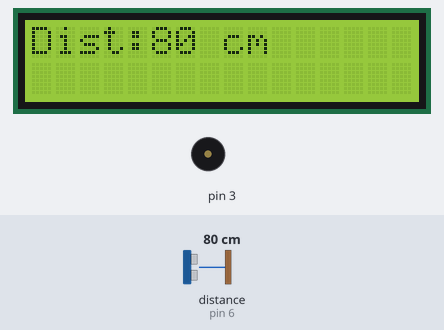
This sketch was run on a simulated Arduino Uno, built with avr-gcc and run on an emulated ATmega328P. Parts: 16×2 character LCD, buzzer (waves = sounding). The test bench sets the inputs (shaded band); at power-on: distance to the obstacle (sensor on pin 6) 80 cm. The echo pulse lasts 58.3 µs per cm.

Above: at 2.2 s.
2.3 s: distance to the obstacle (sensor on pin 6) set to 11 cm
At 3.5 s:
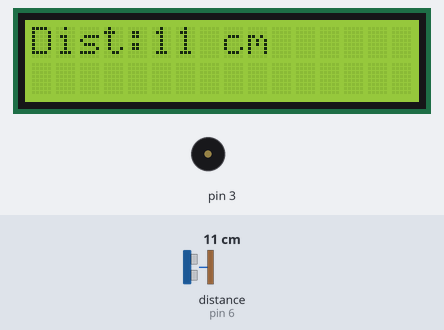
3.8 s: distance to the obstacle (sensor on pin 6) set to 8 cm
At 4.4 s:
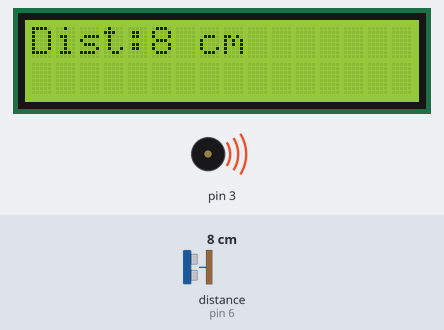
5.4 s: distance to the obstacle (sensor on pin 6) set to 2 cm
At 6.0 s:
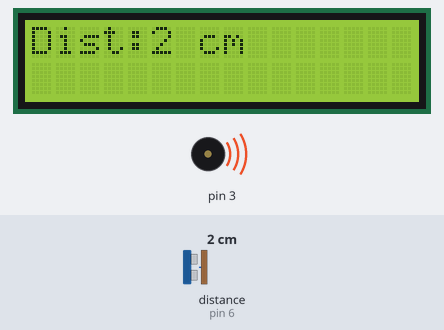
Timing chart, 0 to 8.4 s (numbered marks = the images above; inputs shaded):
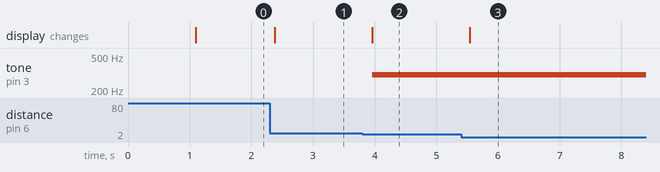

The sketch:

99_MedidorDistancia_US_LCD_Buzzer.ino
```cpp
#include <HCSR04.h>
#include <Wire.h>
#include <LiquidCrystal_I2C.h>

HCSR04 hcsr(5, 6); //Inicializamos la clase HCSR04(trig pin , echo pin)
LiquidCrystal_I2C lcd(0x27,16,2);  // Se ajusta un display de 16x2 con direccion 0x27

void setup() {
  pinMode(3, OUTPUT);
  Serial.begin(9600);
  lcd.init();
  lcd.backlight();
  lcd.setCursor(0, 0);
  lcd.print("Iniciando...");
  delay(1000);
  lcd.clear();
}

void loop() {
  int distancia = hcsr.dist(); //Devuelve la distancia en cm
  lcd.setCursor(0, 0);
  lcd.print("Dist:");
  lcd.setCursor(5, 0);
  lcd.print(distancia);
  lcd.print(" cm     ");
  if(distancia < 10){ //Emitimos un sonido de aviso
    tone(3, 300); //Tono de 300 Hz en el pin 3
  }
  else{
    noTone(3);
  }
  delay(300);
}
```

Measured:
- the behaviour switches between 10 and 9 cm on distance to the obstacle (sensor on pin 6) (found by bisection; images 1 and 2)
- after the input at 2.3 s, the display: changes after 0.08 s (image 1)
- after the input at 3.8 s, tone on pin 3: silent → 300 Hz after 0.16 s; the display: changes after 0.16 s (image 2)
- after the input at 5.4 s, the display: changes after 0.14 s (image 3)
